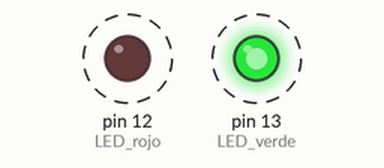
Recording of a sketch running on a simulated Arduino Uno, built with avr-gcc and run on an emulated ATmega328P. On the bench: output pins drawn as LEDs (lit = HIGH). Dashed ring = blinking. What the sketch prints to the serial monitor is not drawn.

Above: at 0.2 s.
Timing chart, 0 to 4.6 s (numbered marks = the images above):
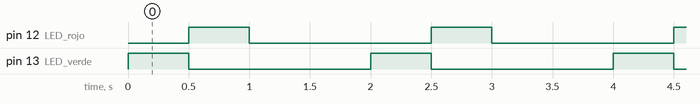

The sketch:

UART.ino
```cpp
void setup() {
  Serial.begin(9600, SERIAL_8E1);        // UART: 9600 baudios, 8E1
  pinMode(13, OUTPUT);       // LED verde (Arduino)
  pinMode(12, OUTPUT);       // LED rojo (Arduino)
}

void loop() {
  // Envío de byte válido: '0' = 0x30 = 00110000
  uint8_t Letra = 'A';
  Serial.write(Letra);

  digitalWrite(13, HIGH);   // LED verde ON (dato válido enviado)
  delay(500);
  digitalWrite(13, LOW);

  // Envío de byte con error simulado: 0xC1 = 11000001
  byte errorByte = 0xC1;
  Serial.write(errorByte);
  digitalWrite(12, HIGH);   // LED rojo ON (error simulado enviado)
  delay(500);
  digitalWrite(12, LOW);

  delay(1000);              // Pausa antes de repetir
}
```

Measured:
- by itself, pin 12 (LED_rojo), pin 13 (LED_verde): alternates HIGH for 0.50 s and LOW for 1.5 s
- by itself, everything shown: repeats every 2.0 s, in 3 steps
